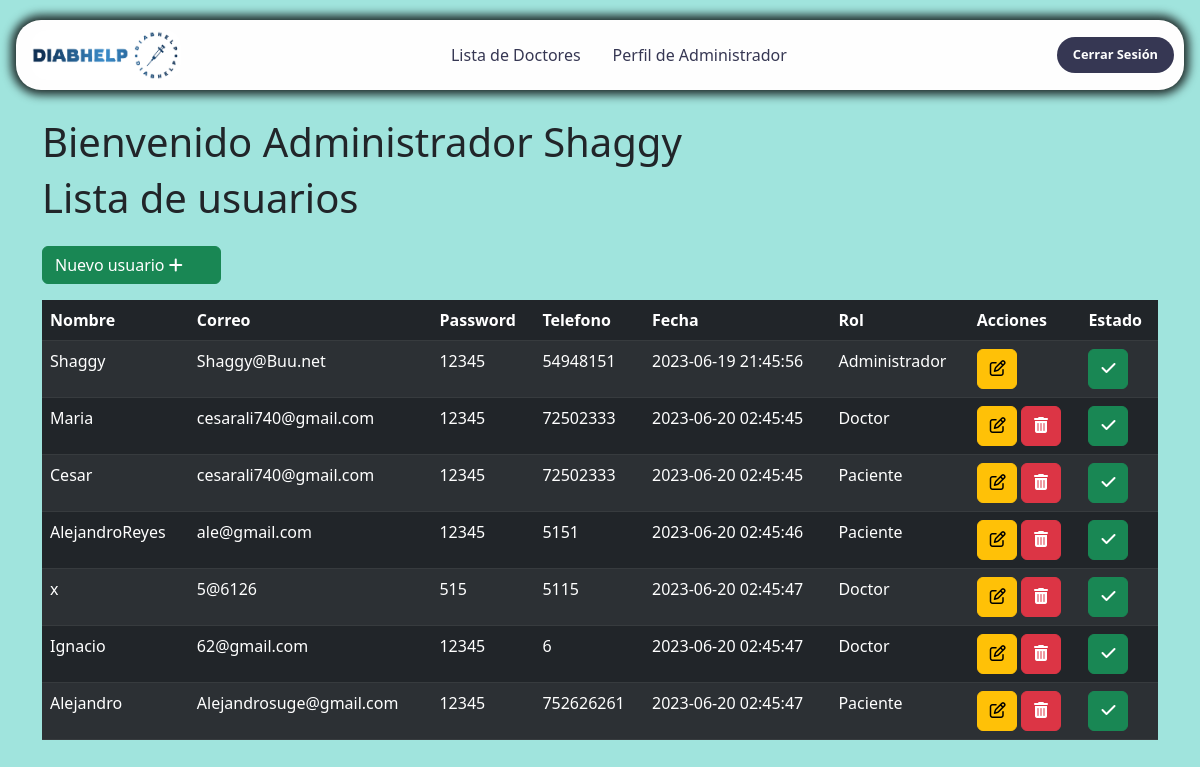
The page /vistas/Pages/Admin/admin.php (signed in) on the database its author committed.
### tables this page shows
CREATE TABLE `user` (
  `id` int(11) NOT NULL,
  `nombre` varchar(50) NOT NULL,
  `apellidos` varchar(50) NOT NULL,
  `edad` int(11) NOT NULL,
  `peso` decimal(5,2) NOT NULL,
  `correo` varchar(50) NOT NULL,
  `telefono` varchar(50) NOT NULL,
  `password` varchar(50) NOT NULL,
  `fecha` timestamp NOT NULL DEFAULT current_timestamp() ON UPDATE current_timestamp(),
  `rol` int(11) NOT NULL,
  `estado` tinyint(1) NOT NULL DEFAULT 1,
  `id_doc` int(11) NOT NULL
);

CREATE TABLE `permisos` (
  `id` int(11) NOT NULL,
  `rol` varchar(50) NOT NULL
);

### vistas/Pages/Admin/admin.php (the view, shortened to what this page needs)
<!DOCTYPE html>
<html lang="es">
<head>
  <link rel="stylesheet" href="../../../Assets/css/cdn.jsdelivr.net_npm_bootstrap@5.3.0_dist_css_bootstrap.min.css">
  <link rel="stylesheet" href="../../../Assets/css/general.css">
  <link rel="stylesheet" href="../../../Assets/css/admin_dd.css">
  <link rel="stylesheet" href="../../../Assets/css/nav_admin.css">
</head>
<body>
  <header>
    <div class="navbar">
      <div class="logo">
        <a href="./admin.php"><img src="../../../Assets/images/iconos/Logo_diab.png" alt="Logo Diab-Help"></a>
      </div>
      <ul class="links px-0 mb-0">
        <li><a href="./admin.php">Lista de Doctores</a></li>
        <li><a href="./profile.php">Perfil de Administrador</a></li>
      </ul>
      <a href="../../../index.php" class="action_btn">Cerrar Sesión</a>
    </div>
  </header>
  <section>
    <div class="container is-fluid">
      <div class="col-xs-12"><br><br>
        <h1>Bienvenido Administrador <?php echo $_SESSION['nombre']; ?> </h1>
        <h1 class="mb-4">Lista de usuarios</h1>
        <div>
          <a class="btn btn-success" href="./registrar.php">Nuevo usuario
          <i class="fa fa-plus"></i> </a>
        </div>
        <table class="table table-striped table-dark my-3" id="table_id">
          <thead>
            <tr>
              <th>Nombre</th>
              <th>Correo</th>
              <th>Password</th>
              <th>Telefono</th>
              <th>Fecha</th>
              <th>Rol</th>
              <th>Acciones</th>
              <th>Estado</th>
            </tr>
          </thead>
          <tbody>
            <?php
            $conexion = mysqli_connect("localhost", "root", "", "db_diabetes");
            $SQL = "SELECT user.id, user.nombre, user.correo, user.password, user.telefono, user.fecha, user.estado, permisos.rol FROM user LEFT JOIN permisos ON user.rol = permisos.id";
            $dato = mysqli_query($conexion, $SQL);
            if ($dato->num_rows > 0) {
              while ($fila = mysqli_fetch_array($dato)) { ?>
              <tr>
                <td>
                  <?php echo $fila['nombre']; ?>
                </td>
                <td>
                  <?php echo $fila['correo']; ?>
                </td>
                <td>
                  <?php echo $fila['password']; ?>
                </td>
                <td>
                  <?php echo $fila['telefono']; ?>
                </td>
                <td>
                  <?php echo $fila['fecha']; ?>
                </td>
                <td>
                  <?php echo $fila['rol']; ?>
                </td>
                <?php
                if ($fila['estado'] == 3) { ?>
                <td>
                  <a class="btn btn-warning" href="editar_user.php?id=<?php echo $fila['id'] ?> ">
                  <i class="fa fa-edit"></i> </a>
                </td>
                <td><a class="btn btn-success"><i class="fa fa-check"></i></a></td>
                <?php } else { ?>
                <td>
                  <a class="btn btn-warning" href="editar_user.php?id=<?php echo $fila['id'] ?> ">
                  <i class="fa fa-edit"></i> </a>
                  <a class="btn btn-danger" href="eliminar_user.php?id=<?php echo $fila['id'] ?>">
                  <i class="fa fa-trash"></i></a>
                </td>
                <td>
                  <?php if ($fila['estado'] == 1) {
                          $class = 'btn btn-success';
                        } else if ($fila['estado'] == 0) {
                          $class = 'btn btn-dark';
                        } ?>
                      <a class="<?php echo $class; ?>" onclick="ejecutarConsulta(<?php echo $fila['id']; ?>, <?php echo $fila['estado']; ?>,this)">
                      <i class="fa fa-<?php echo ($fila['estado'] == 1) ? 'check' : 'ban'; ?>"></i></a>
                </td> <?php } ?>
              </tr>
              <?php }
            } else { ?>
              <tr class="text-center">
                <td colspan="16">No existen registros</td>
              </tr> <?php
            } ?>
          </tbody>
        </table>
      </div>
    </div>
  </section>
</body>
</html>

### Assets/css/general.css (style rules this page uses)
* { margin: 0; padding: 0; box-sizing: border-box; }
body { background-color: #5cd2c694; }

### Assets/css/admin_dd.css (style rules this page uses)
section { width: 100%; display: flex; align-items: center; justify-content: center; }
table .btn-warning, table .btn-danger, table .btn-success { width: 40px; height: 40px; }

### Assets/css/nav_admin.css (style rules this page uses)
li { list-style: none; }
a { text-decoration: none; color: #363753; }
i { margin-right: 25px; }
header { position: relative; padding: 0 1rem; }
.navbar { width: 100%; height: 70px; max-width: 1200px; background-color: #fefefe; margin: 0 auto; display: flex; align-items: center; justify-content: space-between; box-shadow: 0 0 10px 5px rgba(0, 0, 0, 0.8); border-radius: 25px; -webkit-border-radius: 25px; -moz-border-radius: 25px; -ms-border-radius: 25px; -o-border-radius: 25px; position: relative; top: 20px; }
.navbar .logo img { width: 150px; height: 50px; border-radius: 15px; -webkit-border-radius: 15px; -moz-border-radius: 15px; -ms-border-radius: 15px; -o-border-radius: 15px; margin-left: 15px; }
.navbar .links { display: flex; gap: 2rem; }
.action_btn { background-color: #363753; color: #fefefe; padding: .5rem 1rem; border: none; outline: none; border-radius: 25px; -webkit-border-radius: 25px; -moz-border-radius: 25px; -ms-border-radius: 25px; -o-border-radius: 25px; font-size: .8rem; font-weight: bold; cursor: pointer; transition: scale .4s ease; -webkit-transition: scale .4s ease; -moz-transition: scale .4s ease; -ms-transition: scale .4s ease; -o-transition: scale .4s ease; margin-right: 10px; }

### rows shown on the page
user: nombre "Shaggy", correo "Shaggy@Buu.net", password "12345", telefono "54948151", fecha "2023-06-19 21:45:56", rol.rol "Administrador"
user: nombre "Maria", correo "cesarali740@gmail.com", password "12345", telefono "72502333", fecha "2023-06-20 02:45:45", rol.rol "Doctor", estado 1 (drawn)
user: nombre "Cesar", correo "cesarali740@gmail.com", password "12345", telefono "72502333", fecha "2023-06-20 02:45:45", rol.rol "Paciente", estado 1 (drawn)
user: nombre "AlejandroReyes", correo "ale@gmail.com", password "12345", telefono "5151", fecha "2023-06-20 02:45:46", rol.rol "Paciente", estado 1 (drawn)
user: nombre "x", correo "5@6126", password "515", telefono "5115", fecha "2023-06-20 02:45:47", rol.rol "Doctor", estado 1 (drawn)
user: nombre "Ignacio", correo "62@gmail.com", password "12345", telefono "6", fecha "2023-06-20 02:45:47", rol.rol "Doctor", estado 1 (drawn)
user: nombre "Alejandro", correo "Alejandrosuge@gmail.com", password "12345", telefono "752626261", fecha "2023-06-20 02:45:47", rol.rol "Paciente", estado 1 (drawn)

### other values the page prints
$_SESSION['nombre'] "Shaggy"
